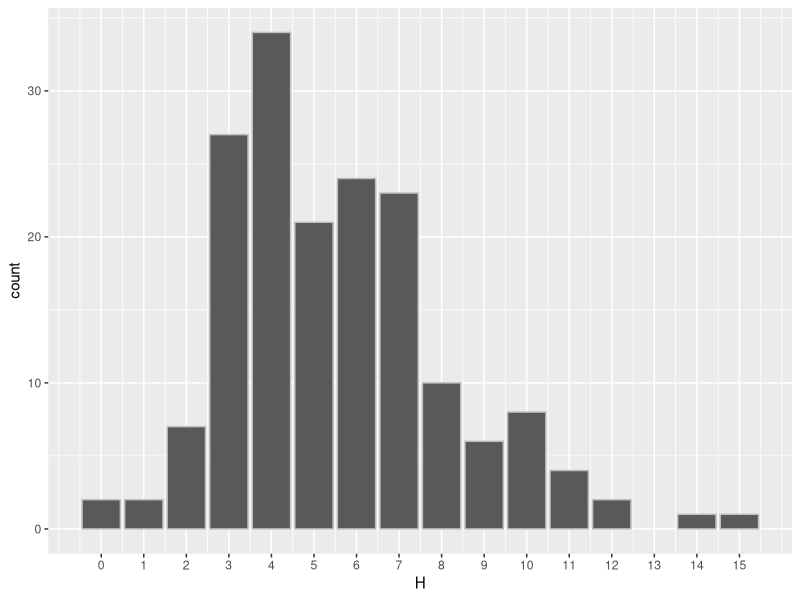
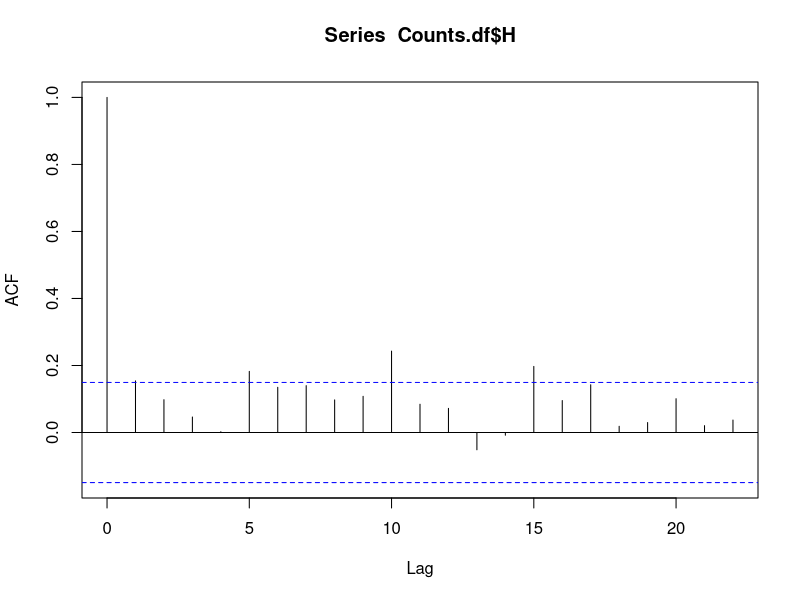
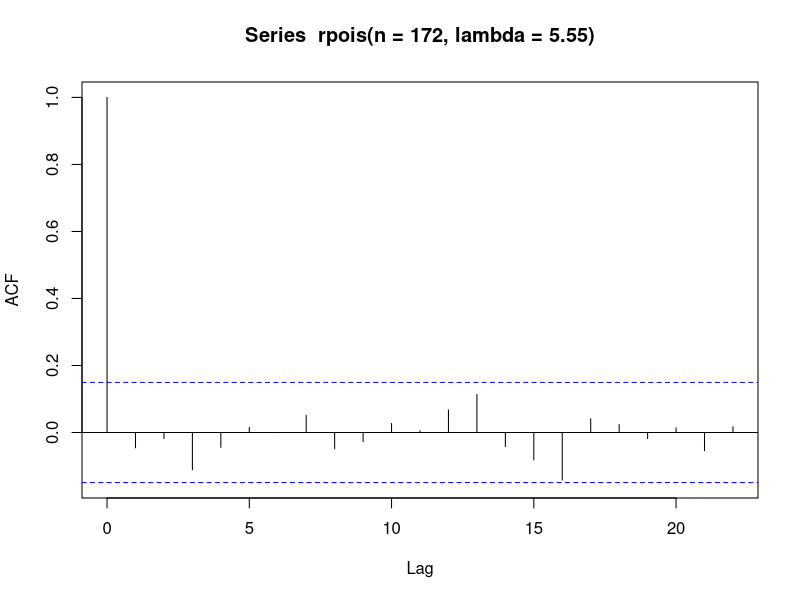
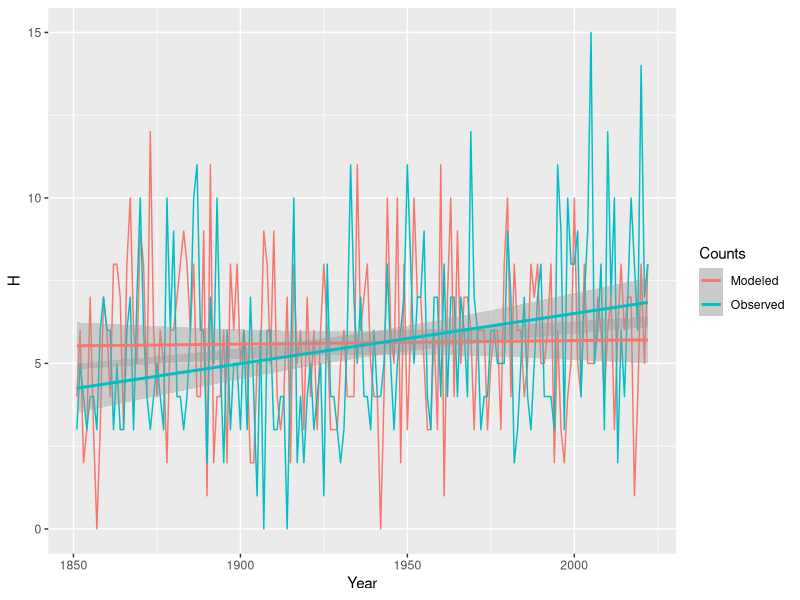
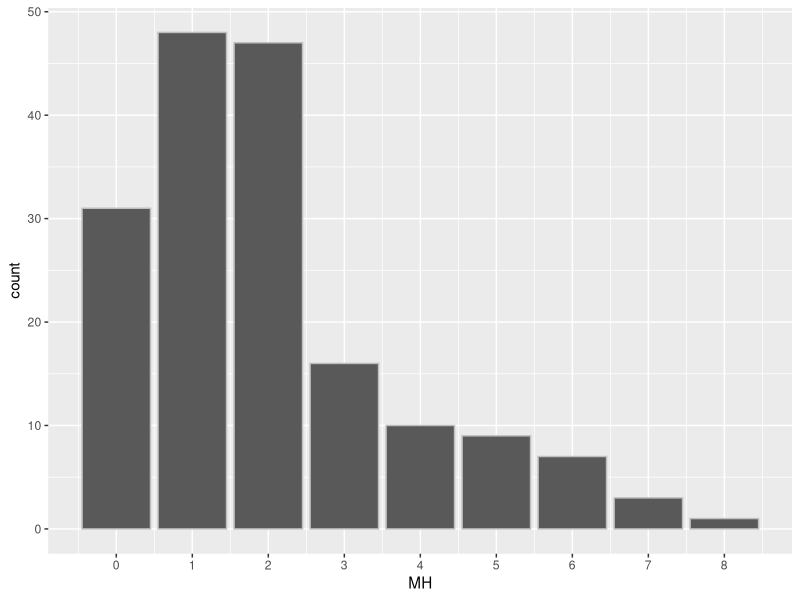
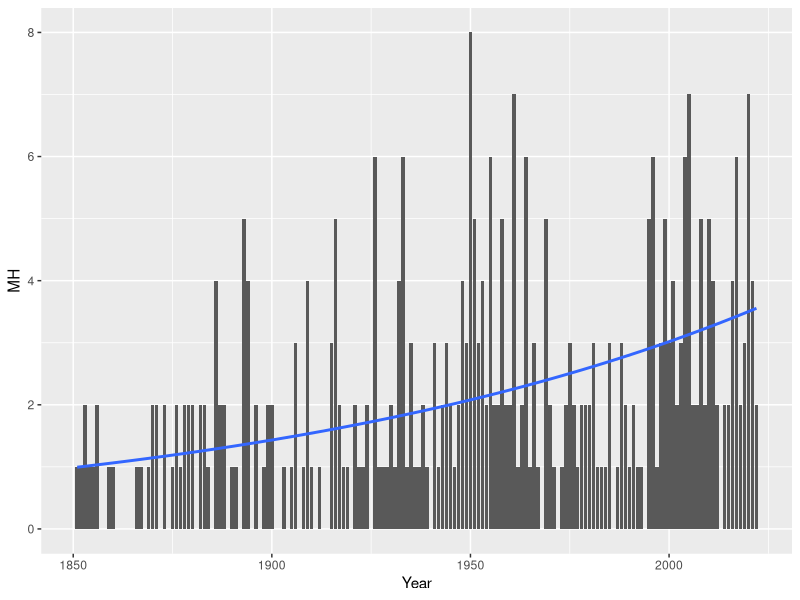
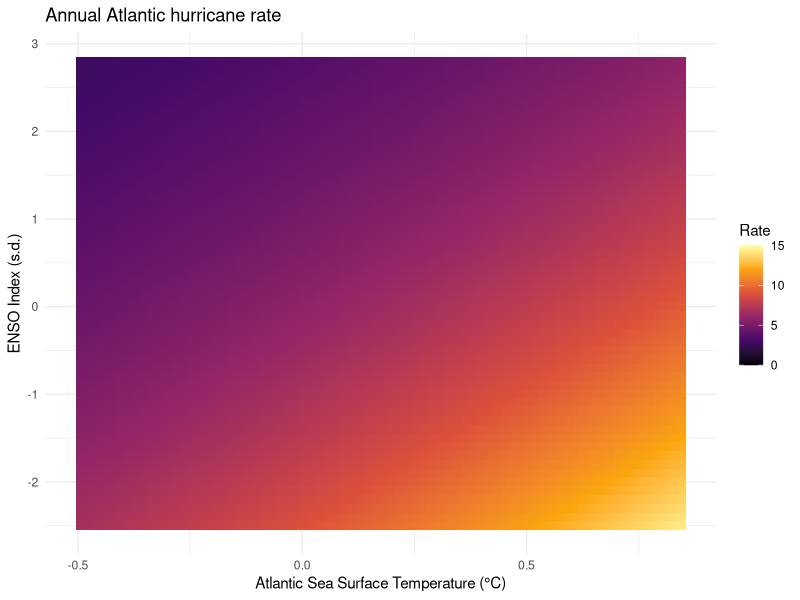

R code for these plots, in order:
## ---- chunk 1
#| echo: true
Counts.df <- readr::read_table(file = here::here("data", "NATL_Counts.txt"))

Counts.df |>
  head()
## ---- chunk 2
#| echo: true
Counts.df |>
  dplyr::pull(H)
## ---- chunk 3
#| echo: true
Counts.df |>
  dplyr::pull(H) |>
  table()
## ---- chunk 4
#| echo: true
Counts.df |>
  dplyr::summarize(NYears = dplyr::n(),
                   Avg = mean(H),
                   Var = var(H),
                   Ratio = Var/Avg)
## ---- chunk 5
#| echo: true
library(ggplot2)

ggplot(data = Counts.df,
       mapping = aes(x = H)) +
  geom_bar(color = "gray") +
  scale_x_continuous(breaks = 0:15)
## ---- chunk 6
rnorm(n = 172, mean = 180, sd = 15)
## ---- chunk 7
#| echo: true
( H1 <- rpois(n = 172, lambda = 5.55) )
## ---- chunk 8
#| echo: true
H1 |>
  table()
## ---- chunk 9
#| echo: true
Ratio <- NULL
for(i in 1:10000){
  H <- rpois(n = 172, lambda = 5.55)
  Ratio <- c(Ratio, var(H)/mean(H)) 
}
sum(Ratio > 1.22) / 10000 * 100
## ---- chunk 10
#| echo: true
Counts.df$H |>
  acf()
## ---- chunk 11
#| echo: true
rpois(n = 172, lambda = 5.55) |>
  acf()
## ---- chunk 12
#| echo: true
df <- data.frame(Year = rep(Counts.df$Year, times = 2),
                 Counts = rep(c("Observed", "Modeled"), each = 172),
                 H = c(Counts.df$H, rpois(n = 172, lambda = 5.55)))
ggplot(data = df,
       mapping = aes(x = Year, y = H, color = Counts)) +
  geom_line() +
  geom_smooth(method = lm)
## ---- chunk 13
#| echo: true
lm(H ~ Year, data = Counts.df)
## ---- chunk 14
#| echo: true
Counts.df |>
  dplyr::summarize(NYears = dplyr::n(),
                   Avg = mean(MH),
                   Var = var(MH),
                   Ratio = Var/Avg)
## ---- chunk 15
#| echo: true
ggplot(data = Counts.df,
       mapping = aes(x = MH)) +
  geom_bar(color = "gray") +
  scale_x_continuous(breaks = 0:15)
## ---- chunk 16
#| echo: true

ggplot(data = Counts.df,
       mapping = aes(x = Year, y = MH)) +
  geom_col() +
  geom_smooth(method = glm, 
              method.args = list(family = 'poisson'),
              se = FALSE)
## ---- chunk 17
glm(MH ~ Year, data = Counts.df, family = poisson)
## ---- chunk 18
#| echo: true
ENSO.df <- readr::read_table(file = here::here("data", "CENSO.txt"))
SST.df <- readr::read_table(file = here::here("data", "TNA_SST.txt"))
Counts.df <- readr::read_table(file = here::here("data", "NATL_Counts.txt")) |>
  dplyr::filter(Year >= 1948)

df <- data.frame(Year = Counts.df$Year,
                 H = Counts.df$H,
                 MH = Counts.df$MH,
                 SST = (SST.df$Aug + SST.df$Sep + SST.df$Oct)/3,
                 ENSO = (ENSO.df$Aug + ENSO.df$Sep + ENSO.df$Oct)/3)
## ---- chunk 19
#| echo: true
model <- glm(H ~ SST + ENSO, 
             data = df,
             family = poisson)
## ---- chunk 20
#| echo: true
#| output-location: slide
grd <- expand.grid(SST = seq(-.5, .85, .01), 
                   ENSO = seq(-2.5, 2.8, .1))
z <- predict(model, newdata = grd, type = "response")
grd$H <- z
ggplot(data = grd,
       mapping = aes(x = SST, y = ENSO, fill = H)) + 
        geom_tile() +
        scale_fill_viridis_c(limits = c(0, 15), option = "inferno") +
        labs(fill = "Rate") +
        xlab("Atlantic Sea Surface Temperature (°C)") + 
        ylab("ENSO Index (s.d.)") +
        ggtitle(label = "Annual Atlantic hurricane rate") +
        theme_minimal()
## ---- chunk 21
Counts.df <- readr::read_table(file = here::here("data", "CONUS_Counts.txt"))

Counts.df |>
  head()
